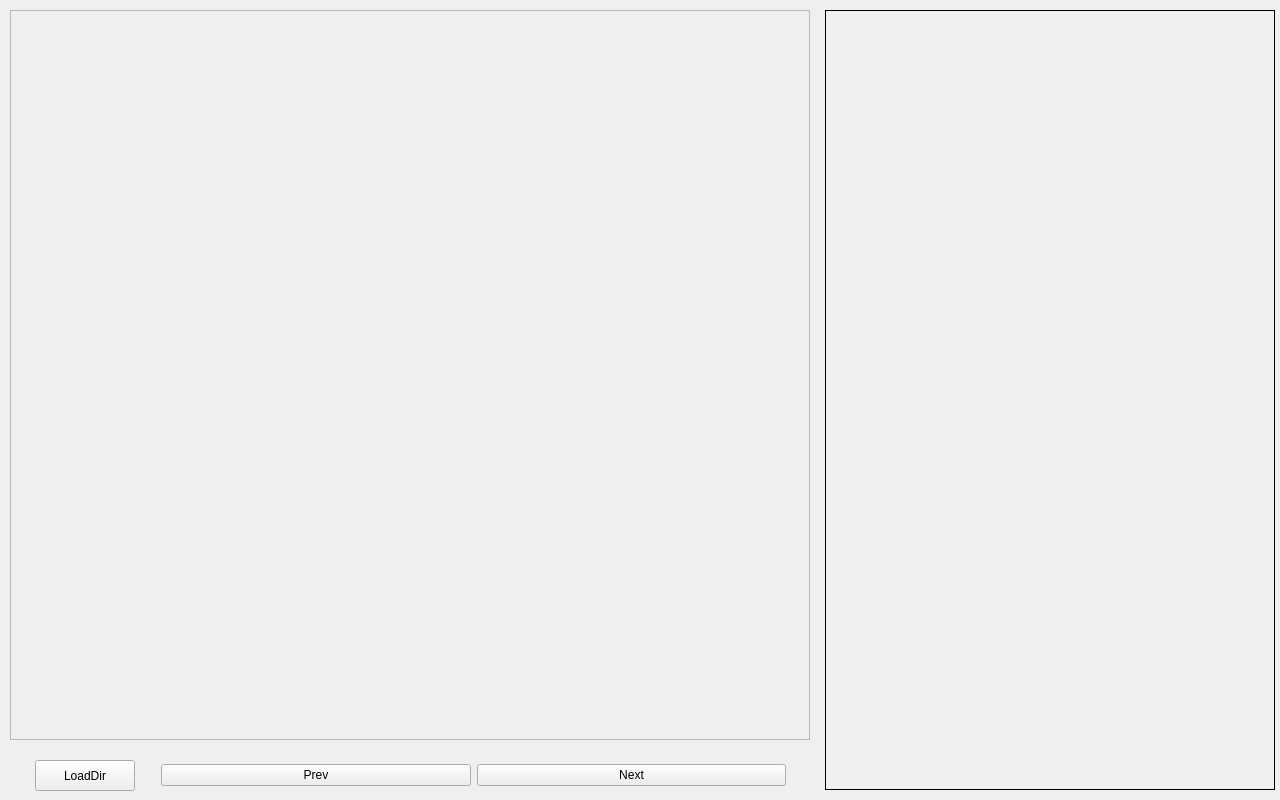
<?xml version="1.0" encoding="UTF-8"?>
<ui version="4.0">
 <class>Label</class>
 <widget class="QWidget" name="Label">
  <property name="windowModality">
   <enum>Qt::NonModal</enum>
  </property>
  <property name="geometry">
   <rect>
    <x>0</x>
    <y>0</y>
    <width>1280</width>
    <height>800</height>
   </rect>
  </property>
  <property name="sizePolicy">
   <sizepolicy hsizetype="Preferred" vsizetype="Preferred">
    <horstretch>0</horstretch>
    <verstretch>0</verstretch>
   </sizepolicy>
  </property>
  <property name="minimumSize">
   <size>
    <width>1280</width>
    <height>800</height>
   </size>
  </property>
  <property name="maximumSize">
   <size>
    <width>1280</width>
    <height>800</height>
   </size>
  </property>
  <property name="windowTitle">
   <string>Label it ! Haha</string>
  </property>
  <widget class="QFrame" name="pictureFrame">
   <property name="geometry">
    <rect>
     <x>10</x>
     <y>10</y>
     <width>800</width>
     <height>730</height>
    </rect>
   </property>
   <property name="minimumSize">
    <size>
     <width>800</width>
     <height>730</height>
    </size>
   </property>
   <property name="frameShape">
    <enum>QFrame::StyledPanel</enum>
   </property>
   <property name="frameShadow">
    <enum>QFrame::Plain</enum>
   </property>
   <widget class="QWidget" name="verticalLayoutWidget">
    <property name="geometry">
     <rect>
      <x>230</x>
      <y>270</y>
      <width>201</width>
      <height>131</height>
     </rect>
    </property>
    <layout class="QVBoxLayout" name="pictureLayout" stretch="">
     <property name="sizeConstraint">
      <enum>QLayout::SetMaximumSize</enum>
     </property>
    </layout>
   </widget>
  </widget>
  <widget class="QFrame" name="KVFrame">
   <property name="geometry">
    <rect>
     <x>825</x>
     <y>10</y>
     <width>450</width>
     <height>780</height>
    </rect>
   </property>
   <property name="sizePolicy">
    <sizepolicy hsizetype="Expanding" vsizetype="Expanding">
     <horstretch>0</horstretch>
     <verstretch>0</verstretch>
    </sizepolicy>
   </property>
   <property name="frameShape">
    <enum>QFrame::Box</enum>
   </property>
   <property name="frameShadow">
    <enum>QFrame::Plain</enum>
   </property>
  </widget>
  <widget class="QWidget" name="horizontalLayoutWidget">
   <property name="geometry">
    <rect>
     <x>10</x>
     <y>760</y>
     <width>801</width>
     <height>31</height>
    </rect>
   </property>
   <layout class="QHBoxLayout" name="horizontalLayout">
    <property name="sizeConstraint">
     <enum>QLayout::SetDefaultConstraint</enum>
    </property>
    <property name="leftMargin">
     <number>25</number>
    </property>
    <property name="topMargin">
     <number>0</number>
    </property>
    <property name="rightMargin">
     <number>25</number>
    </property>
    <item>
     <widget class="QPushButton" name="loadBtn">
      <property name="maximumSize">
       <size>
        <width>100</width>
        <height>100</height>
       </size>
      </property>
      <property name="autoFillBackground">
       <bool>false</bool>
      </property>
      <property name="text">
       <string>LoadDir</string>
      </property>
      <property name="autoRepeat">
       <bool>false</bool>
      </property>
     </widget>
    </item>
    <item>
     <spacer name="verticalSpacer">
      <property name="orientation">
       <enum>Qt::Vertical</enum>
      </property>
      <property name="sizeHint" stdset="0">
       <size>
        <width>20</width>
        <height>40</height>
       </size>
      </property>
     </spacer>
    </item>
    <item>
     <widget class="QPushButton" name="prevBtn">
      <property name="autoFillBackground">
       <bool>false</bool>
      </property>
      <property name="text">
       <string>Prev</string>
      </property>
     </widget>
    </item>
    <item>
     <widget class="QPushButton" name="nextBtn">
      <property name="autoFillBackground">
       <bool>false</bool>
      </property>
      <property name="text">
       <string>Next</string>
      </property>
     </widget>
    </item>
   </layout>
  </widget>
 </widget>
 <tabstops>
  <tabstop>loadBtn</tabstop>
  <tabstop>prevBtn</tabstop>
  <tabstop>nextBtn</tabstop>
 </tabstops>
 <resources/>
 <connections/>
</ui>
